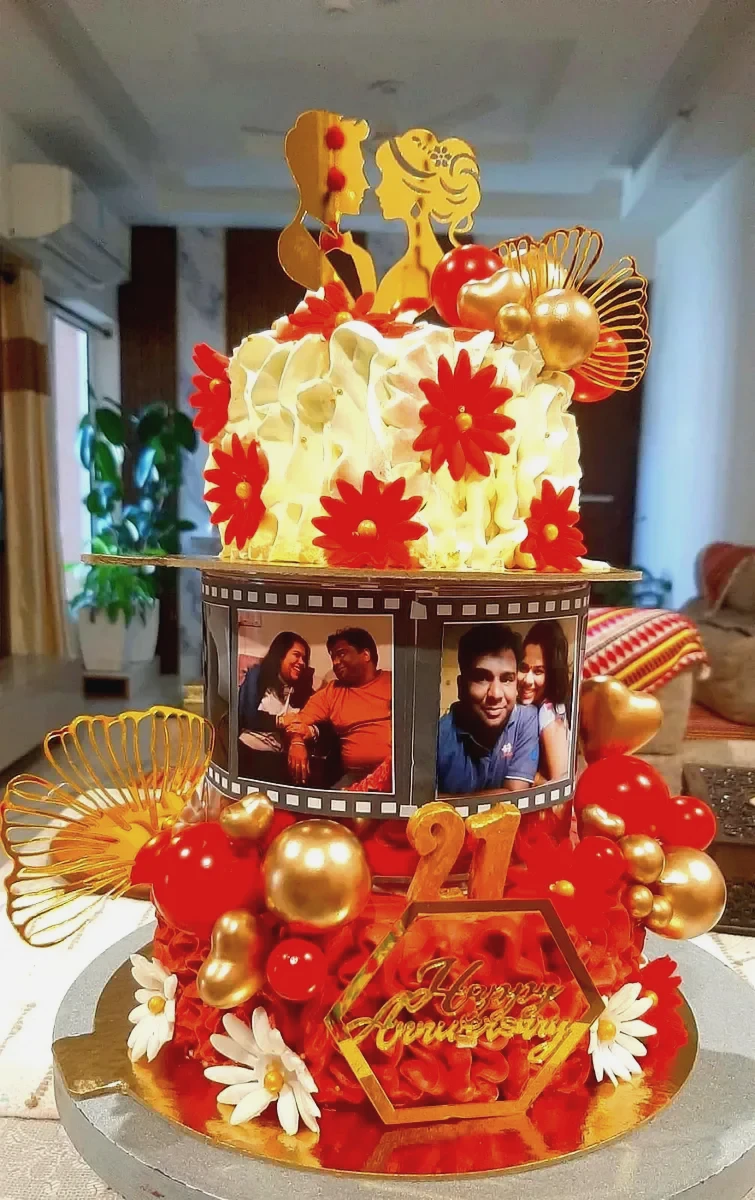
#> input picture images/21st-anniversary-photo-film-strip-cake.webp, 755 x 1200 px
$ python -i enhance_images.py   (imports and definitions only)
#> lines starting #> are read from the running program, lines starting #| are printed output that depends on the picture
import os
import json
from PIL import Image, ImageEnhance

# Configuration
IMAGES_DIR = 'images'
OUTPUT_DIR = 'images' # We will save them as .webp in the same folder
METADATA_FILE = 'cakes.json'
SCRIPT_JS = 'script.js'

def enhance_image(input_path, output_path):
    """
    Enhances an image for vibrancy and optimizes for web (WebP).
    Does NOT crop to maintain full visibility.
    """
#> called with output_path = 'out.png'
    try:
        with Image.open(input_path) as img:
            # 1. Resize if too large (max 1200px dimension)
#> img is the input picture: PIL image 755x1200 RGB; mean R, G, B 156.6, 113.2, 89.5
            max_size = 1200
            if max(img.size) > max_size:
                img.thumbnail((max_size, max_size), Image.LANCZOS)

            # 2. Convert to RGB if necessary (e.g. for PNG with alpha)
            if img.mode in ("RGBA", "P"):
                img = img.convert("RGB")

            # 3. Enhance Vibrancy (Saturation)
            # 1.25 is a 25% boost - noticeable but not overdone
            converter = ImageEnhance.Color(img)
            img = converter.enhance(1.25)
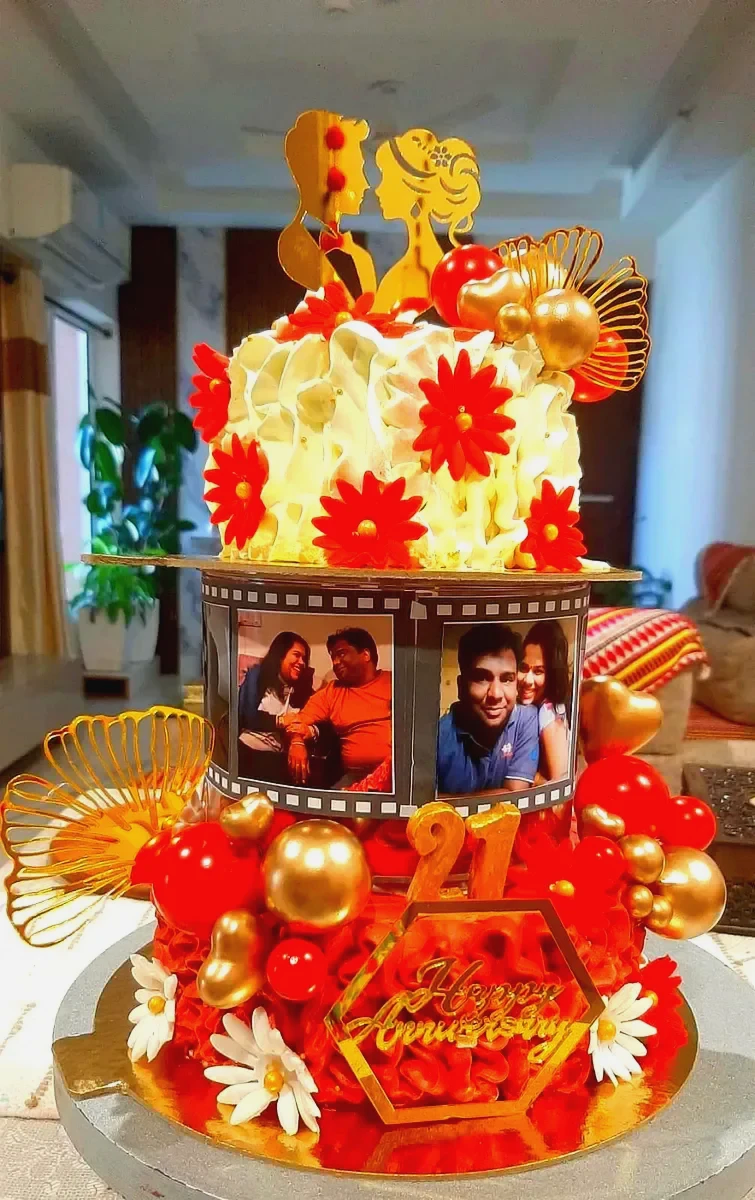
#> img: PIL image 755x1200 RGB; mean R, G, B 164.5, 110.3, 80.7

            # 4. Enhance Contrast
            # 1.1 is a 10% boost for depth
            contrast = ImageEnhance.Contrast(img)
            img = contrast.enhance(1.1)

            # 5. Sharpness (slightly crispier)
            sharpness = ImageEnhance.Sharpness(img)
            img = sharpness.enhance(1.2)

            # 6. Save as WebP
            img.save(output_path, 'WEBP', quality=82, optimize=True)
            return True
    except Exception as e:
        print(f"Error processing {input_path}: {e}")
        return False

# [101 lines left out: functions batch_process, sync_script_js, not called in this run]

# [3 lines not run here, left out]

>>> result = enhance_image('../../images/21st-anniversary-photo-film-strip-cake.webp', 'out.png')

$ run again, on images/blue-purple-rosette-birthday-girl-cake.webp
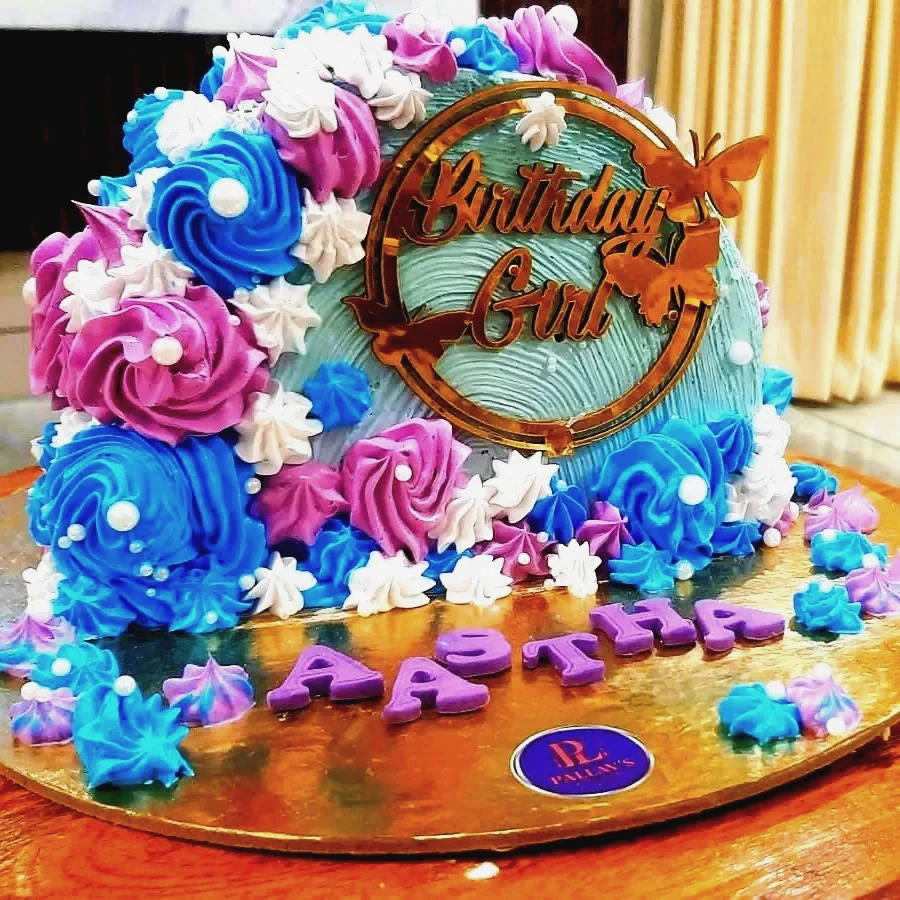
#> input picture images/blue-purple-rosette-birthday-girl-cake.webp, 900 x 900 px
#> in enhance_image, img is the input picture: PIL image 900x900 RGB; mean R, G, B 151.5, 127.4, 125.5
#> in enhance_image, `img = converter.enhance(1.25)`:
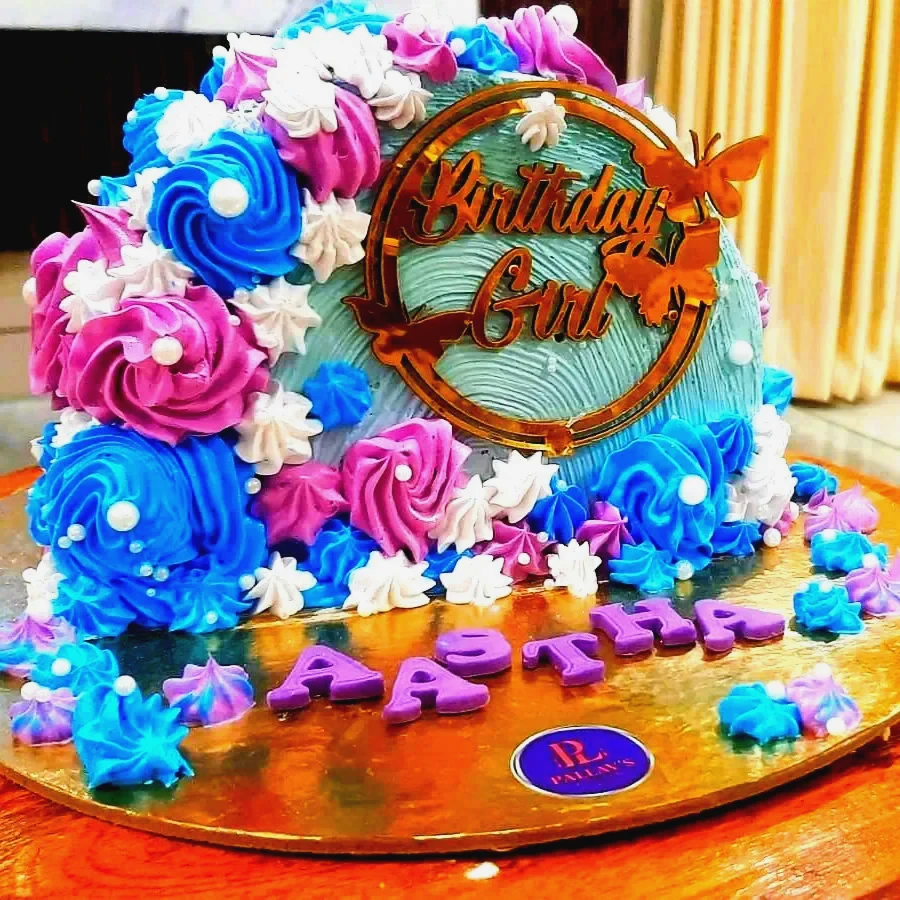
#> img: PIL image 900x900 RGB; mean R, G, B 155.4, 125.3, 123

$ run again, on images/blueberry-compote-round-cake.webp
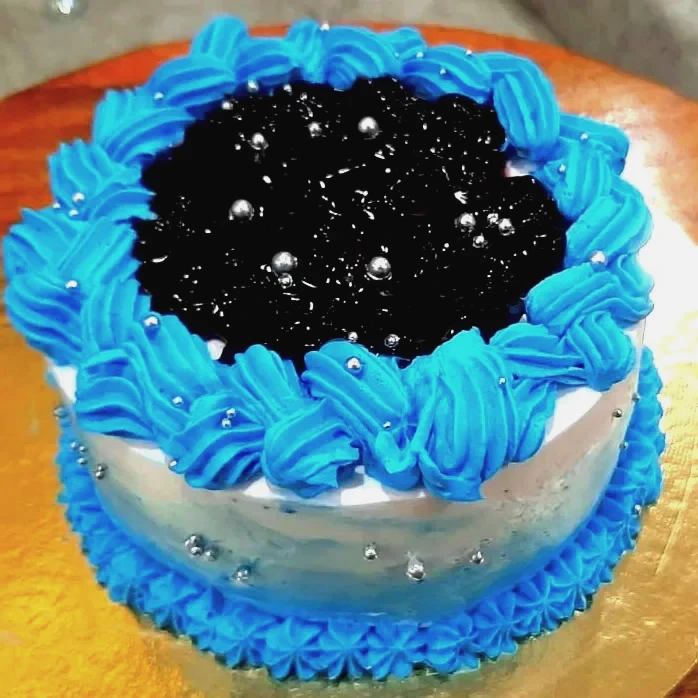
#> input picture images/blueberry-compote-round-cake.webp, 698 x 698 px
#> in enhance_image, img is the input picture: PIL image 698x698 RGB; mean R, G, B 90.2, 128, 132.7
#> in enhance_image, `img = converter.enhance(1.25)`:
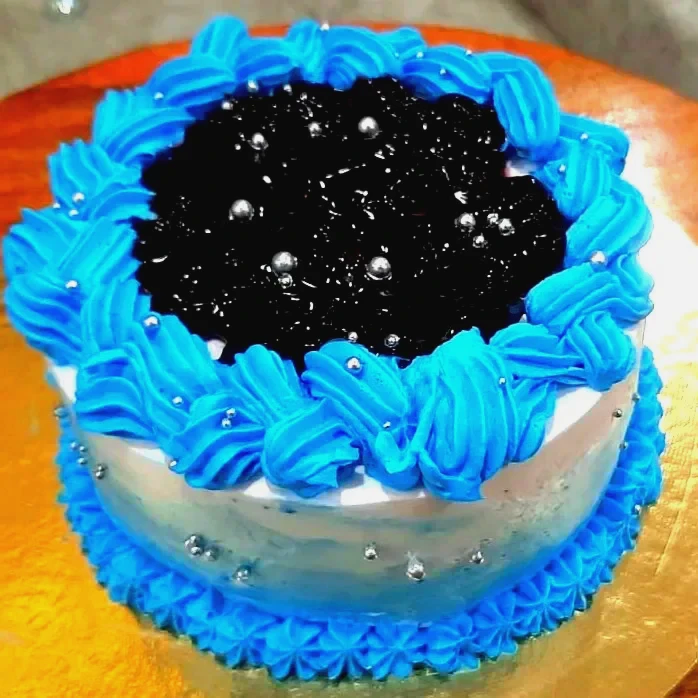
#> img: PIL image 698x698 RGB; mean R, G, B 83.2, 130.4, 136.3

$ run again, on images/chai-lovers-samosa-cake.webp
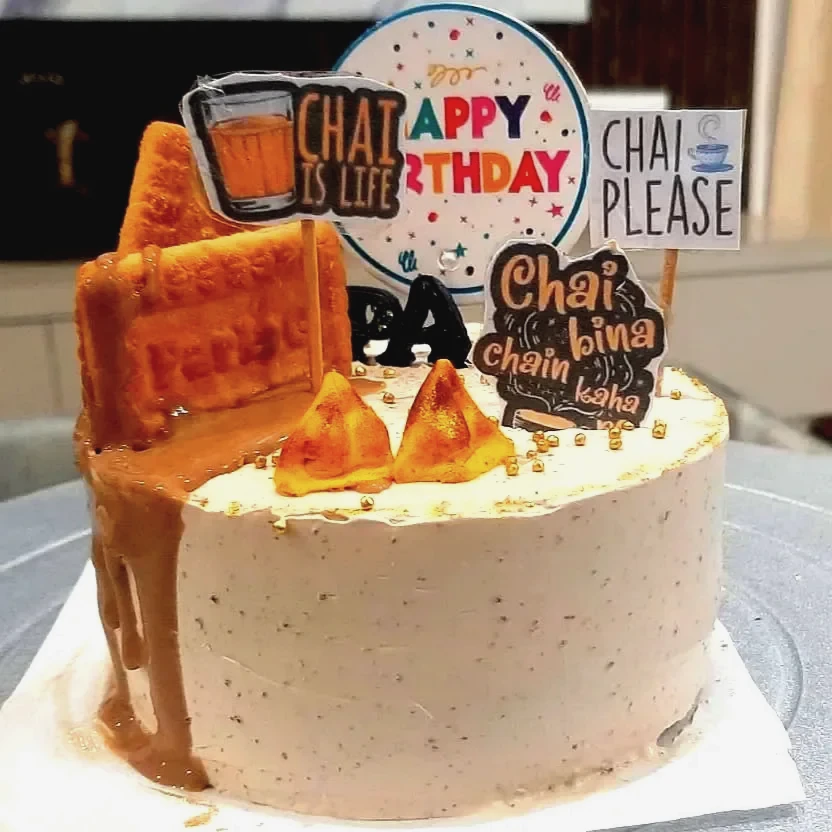
#> input picture images/chai-lovers-samosa-cake.webp, 832 x 832 px
#> in enhance_image, img is the input picture: PIL image 832x832 RGB; mean R, G, B 168.4, 138.5, 116.6
#> in enhance_image, `img = converter.enhance(1.25)`:
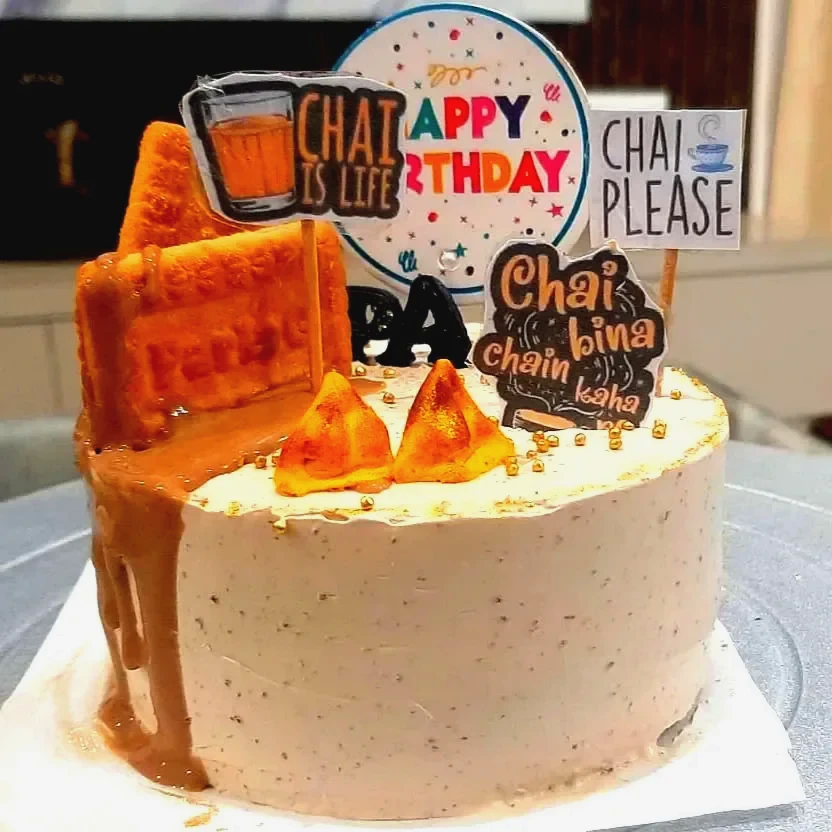
#> img: PIL image 832x832 RGB; mean R, G, B 173.9, 136.6, 109.3
